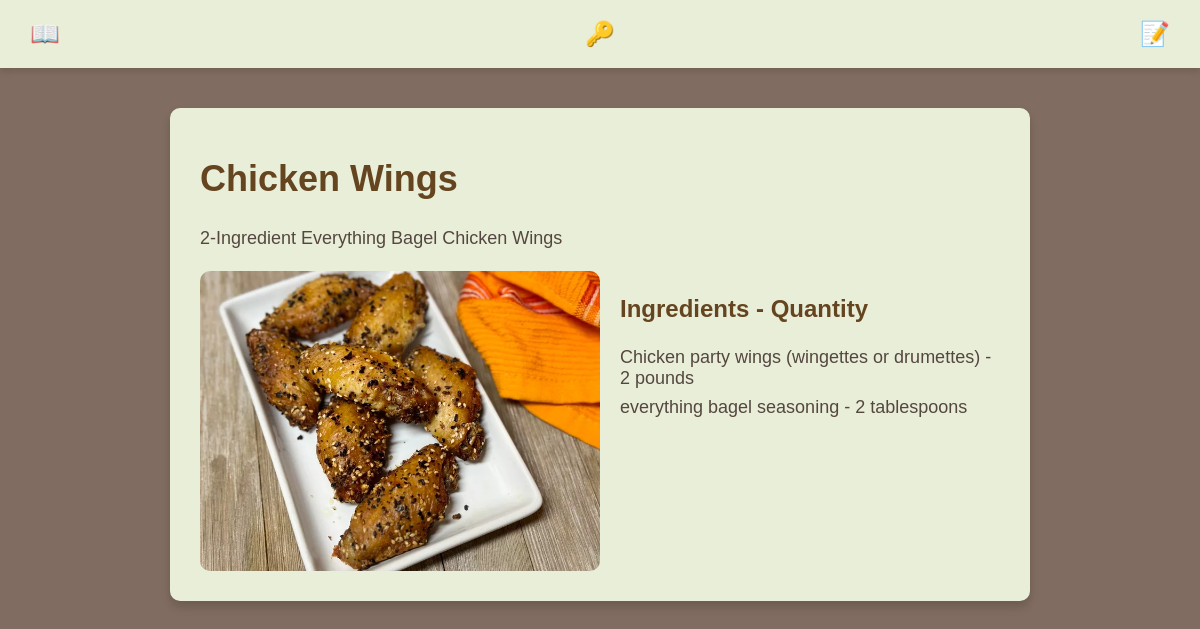
The page /recipe/9/ on the database its author committed.
### welcome/models.py (models this page shows, shortened)
class Recipe(models.Model):
    title = models.CharField(max_length=200)
    description = models.TextField()
    image = models.ImageField(upload_to='recipe_images/', null=True, blank=True)  # New image field
    author = models.ForeignKey(User, on_delete=models.CASCADE)
    created_at = models.DateTimeField(auto_now_add=True)

class Ingredient(models.Model):
    recipe = models.ForeignKey(Recipe, on_delete=models.CASCADE, related_name='ingredients')
    name = models.CharField(max_length=100)
    quantity = models.CharField(max_length=50, null=True, blank=True)

### welcome/views.py (the view)
# urls.py: path('recipe/<int:recipe_id>/', views.recipe_detail, name='recipe_detail'),  # Recipe Detail
def recipe_detail(request, recipe_id):
    recipe = get_object_or_404(Recipe, id=recipe_id)
    ingredients = recipe.ingredients.all()
    return render(request, 'recipe_detail.html', {'recipe': recipe, 'ingredients': ingredients})

### welcome/templates/recipe_detail.html (shortened to what this page needs)
<!DOCTYPE html>
<html lang="en">
<head>
</head>
<body>
    <header>
        <a href="{% url 'index' %}" class="icon" title="RECIPES">📖</a>
        {% if user.is_authenticated %}
            <a href="{% url 'add_recipe' %}" class="icon" title="Add Recipe">➕</a>
            <a href="{% url 'my_recipes' %}" class="icon" title="My Recipes">📜</a>
            <a href="{% url 'favorites' %}" class="icon" title="Favorites">❤️</a>
            <a href="{% url 'logout' %}" class="icon" title="Logout">🚪</a>
        {% else %}
            <a href="{% url 'login' %}" class="icon" title="Login">🔑</a>
            <a href="{% url 'register' %}" class="icon" title="Register">📝</a>
        {% endif %}
    </header>
    <div class="container">
        <h1 class="recipe-title">{{ recipe.title }}</h1>
        <p class="recipe-description">{{ recipe.description }}</p>
        <div class="recipe-content">
            {% if recipe.image %}
                <img src="{{ recipe.image.url }}" alt="{{ recipe.title }}" class="recipe-image">
            {% endif %}
            <div class="ingredients">
                <h3>Ingredients - Quantity</h3>
                <ul>
                    {% for ingredient in ingredients %}
                        <li>{{ ingredient.name }} - {{ ingredient.quantity }}</li>
                    {% endfor %}
                </ul>
            </div>
        </div>
    </div>
</body>
</html>

### welcome/templates/recipe_detail.html (style rules this page uses)
body { font-family: Arial, sans-serif; background-color: #806c60; margin: 0; padding: 0; color: #E9EED9; }
header { background-color: #E9EED9; padding: 10px 20px; display: flex; justify-content: space-between; align-items: center; box-shadow: 0 4px 6px rgba(0, 0, 0, 0.1); }
.icon { color: #654520; font-size: 24px; text-decoration: none; padding: 10px; border-radius: 50%; display: inline-flex; justify-content: center; align-items: center; transition: background-color 0.3s ease; }
.container { max-width: 800px; margin: 40px auto; background-color: #E9EED9; padding: 30px; border-radius: 10px; box-shadow: 0 6px 10px rgba(0, 0, 0, 0.15); }
.recipe-content { display: flex; flex-wrap: wrap; gap: 20px; }
.recipe-image { flex: 1; max-width: 400px; border-radius: 10px; width: 100%; object-fit: cover; }
.ingredients { flex: 1; min-width: 300px; }
.recipe-title { font-size: 36px; color: #654520; margin-top: 20px; }
.recipe-description { font-size: 18px; color: #54473F; line-height: 1.6; margin-top: 10px; }
.ingredients h3 { font-size: 24px; color: #654520; }
.ingredients ul { list-style: none; padding: 0; }
.ingredients li { font-size: 18px; color: #54473F; margin-bottom: 8px; }

### rows shown on the page
Recipe: title "Chicken Wings", description "2-Ingredient Everything Bagel Chicken Wings", image (picture)
Ingredient: name "Chicken party wings (wingettes or drumettes)", quantity "2 pounds"
Ingredient: name "everything bagel seasoning", quantity "2 tablespoons"
